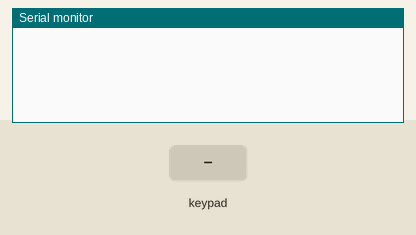
Recording of a sketch running on a simulated Arduino Mega 2560, built with avr-gcc and run on an emulated ATmega2560. Parts: the last lines printed to the serial monitor. The test bench sets the inputs (shaded band).

Above: at 1.2 s.
1.3 s: key '1' pressed
At 1.9 s:
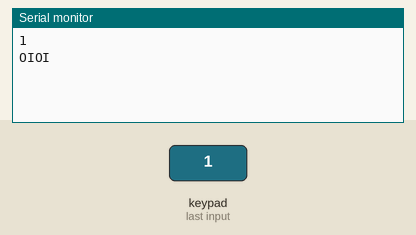
2.8 s: keypad keys 2 2 2 3 2 4 2 5 # pressed 0.4 s apart
At 7.0 s:
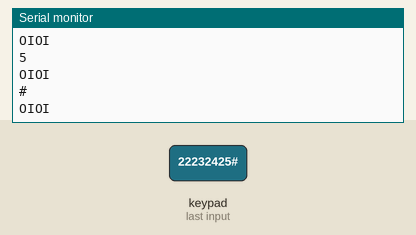
7.9 s: key 'A' pressed
At 8.2 s:
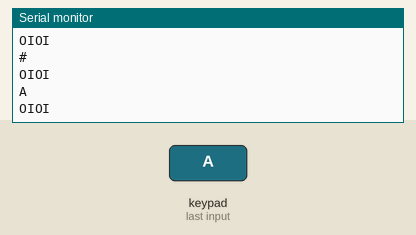
9.4 s: keypad keys 2 2 2 3 2 4 2 5 * pressed 0.4 s apart
At 13.0 s:
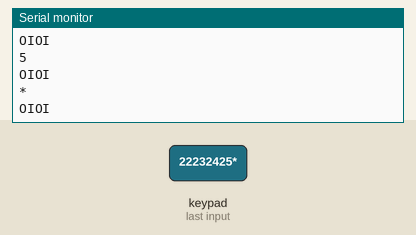
14.5 s: key 'B' pressed
At 15.5 s:
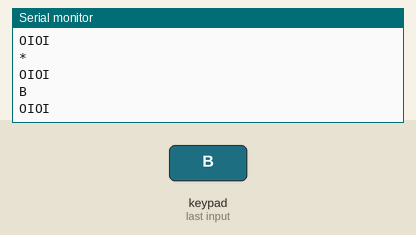
16.0 s: keypad keys 2 2 2 3 2 4 2 5 D pressed 0.4 s apart
At 20.3 s:
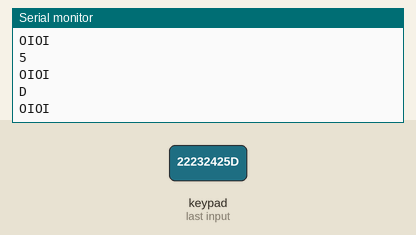
Timing chart, 0 to 21.8 s (numbered marks = the images above; inputs shaded):
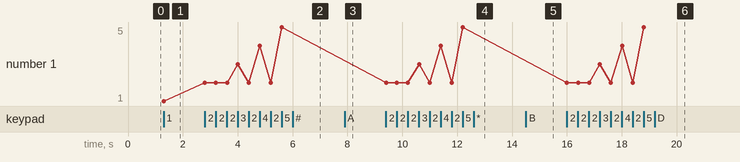

The sketch:

keypad_4x4.ino
```cpp
#include <Keypad.h> // Biblioteca do codigo

const byte LINHAS = 4; // Linhas do teclado
const byte COLUNAS = 4; // Colunas do teclado

const char TECLAS_MATRIZ[LINHAS][COLUNAS] = { // Matriz de caracteres (mapeamento do teclado)
  {'1', '2', '3', 'A'},
  {'4', '5', '6', 'B'},
  {'7', '8', '9', 'C'},
  {'*', '0', '#', 'D'}
};

const byte PINOS_LINHAS[LINHAS] = {22, 23, 24, 25}; // Pinos de conexao com as linhas do teclado
const byte PINOS_COLUNAS[COLUNAS] = {26, 27, 28, 29}; // Pinos de conexao com as colunas do teclado

Keypad teclado_personalizado = Keypad(makeKeymap(TECLAS_MATRIZ), PINOS_LINHAS, PINOS_COLUNAS, LINHAS, COLUNAS); // Inicia teclado

void setup() {
  Serial.begin(9600); // Inicia porta serial
}

void loop() {

  char leitura_teclas = teclado_personalizado.getKey(); // Atribui a variavel a leitura do teclado

  if (leitura_teclas) { // Se alguma tecla foi pressionada
    Serial.println(leitura_teclas); // Imprime a tecla pressionada na porta serial
    Serial.println("OIOI");
  }


}
```

Measured:
- after the input at 1.3 s, the serial monitor: prints a new line at once (image 1)
- after the input at 2.8 s, the serial monitor: prints a new line at once (image 2)
- after the input at 7.9 s, the serial monitor: prints a new line at once (image 3)
- after the input at 9.4 s, the serial monitor: prints a new line at once (image 4)
- after the input at 14.5 s, the serial monitor: prints a new line at once (image 5)
- after the input at 16.0 s, the serial monitor: prints a new line at once (image 6)
- plotted number 1: 1 → 5 after the input at 2.8 s
